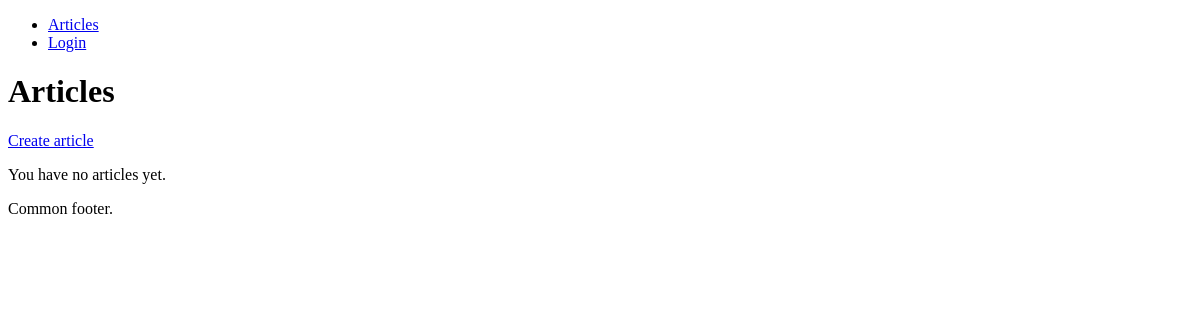
/articles/, run on an earlier commit of the app's database.
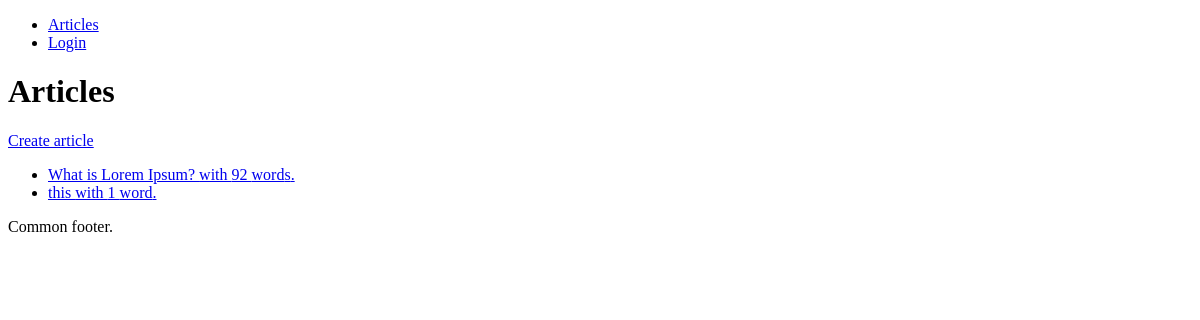
And on a later commit of the database.
### app/models.py (models this page shows, shortened)
class Article(models.Model):
    title = models.CharField(max_length=100)
    content = models.TextField(blank=True, default="")
    word_count = models.IntegerField(blank=True, default="")
    twitter_post = models.TextField(blank=True, default="")
    status = models.CharField(max_length=20, choices=ARTICLE_STATUS, default="draft")
    created_at = models.DateTimeField(auto_now_add=True)
    updated_at = models.DateTimeField(auto_now=True)
    creator = models.ForeignKey(
        settings.AUTH_USER_MODEL, on_delete=models.CASCADE, related_name="articles"
    )

### app/views.py (the view)
# urls.py: path("", ArticleListView.as_view(), name="home"),
class ArticleListView(ListView):
    template_name = "app/home.html"
    model = Article
    context_object_name = "articles"

### templates/app/home.html
{% extends "app/base.html" %}
{% block content %}
  <h1>Articles</h1>
  <a href="{% url 'create_article' %}">Create article</a>
  {% if articles %}
    <ul>
      {% for article in articles %}
        <li>
          <a href="{% url 'update_article' article.id %}">
            {{ article.title }} with {{ article.word_count }} word{{ article.word_count | pluralize }}.
          </a>
        </li>
      {% endfor %}
    </ul>
  {% else %}
    <p>You have no articles yet.</p>
  {% endif %}
{% endblock content %}

### templates/app/base.html (shortened to what this page needs)
<!DOCTYPE html>
<html lang="en">
<head>
</head>
<body>
  <nav>
    <ul>
      <li>
        <a href="{% url 'home' %}">Articles</a>
      </li>
      <li>
        {% if user.is_authenticated %}
          <form method="POST" action="{% url 'logout' %}">
            {% csrf_token %}
            <button type="submit">Logout</button>
          </form>
        {% else %}
          <a href="{% url 'login' %}">Login</a>
        {% endif %}
      </li>
    </ul>
  </nav>
  {% block content %}
  {% endblock content %}
  <footer>Common footer.</footer>
</body>
</html>

What changed in the data, as far as the page shows it:
added Article: title "What is Lorem Ipsum?", word_count "92", word_count|pluralize "s"
added Article: title "this", word_count "1"
Also different on the page:
text no longer shown: "You have no articles yet."
